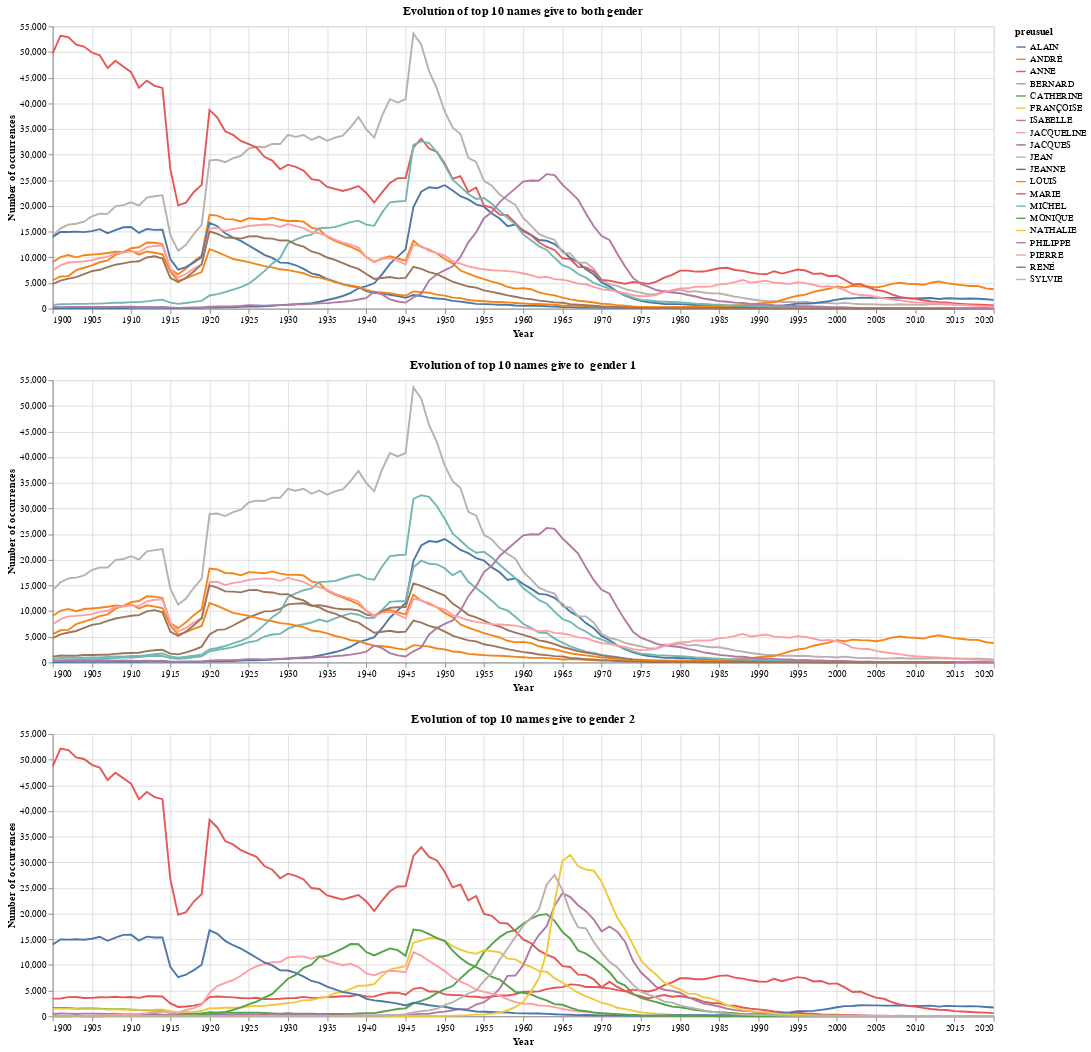

Notebook source saved alongside this figure:
### Markdown cell above
### Lets make a line plot on the 10 most popular names give to both gender ohter time, 10 most name give to gender 1 and 10 most of gender 2

### Code cell
area_both = alt.Chart(top10_both).mark_line().encode(
    alt.X("annais:T", title='Year'),
    alt.Y("nombre:Q", title='Number of occurrences'),
    color=alt.Color("preusuel:N", legend=alt.Legend(title="preusuel")),
    #opacity = alt.condition(single, alt.value(1.0), alt.value(0.5)),
    tooltip=[alt.Tooltip(field='preusuel', title="Name")],
).properties(width=1000, height=300, title='Evolution of top 10 names give to both gender')

area_1 = alt.Chart(top10_1).mark_line().encode(
    alt.X("annais:T", title='Year'),
    alt.Y("nombre:Q", title='Number of occurrences'),
    color=alt.Color("preusuel:N", legend=alt.Legend(title="preusuel")),
    #opacity = alt.condition(single, alt.value(1.0), alt.value(0.5)),
    tooltip=[alt.Tooltip(field='preusuel', title="Name")],
).properties(width=1000, height=300, title='Evolution of top 10 names give to  gender 1')

area_2 = alt.Chart(top10_2).mark_line().encode(
    alt.X("annais:T", title='Year'),
    alt.Y("nombre:Q", title='Number of occurrences'),
    color=alt.Color("preusuel:N", legend=alt.Legend(title="preusuel")),
    #opacity = alt.condition(single, alt.value(1.0), alt.value(0.5)),
    tooltip=[alt.Tooltip(field='preusuel', title="Name")],
).properties(width=1000, height=300, title='Evolution of top 10 names give to gender 2')

area_both&area_1&area_2

### Figure 1 — Vega-Lite specification as saved in the notebook (floating-point values rounded to 4 significant figures; data arrays with more than 128 entries replaced by an {"elided": "..."} marker saying what was removed)
{"config": {"view": {"continuousWidth": 300, "continuousHeight": 300}}, "vconcat": [{"data": {"name": "data-9391b1755a6dbec099c6729d4b6f503e"}, "mark": {"type": "line"}, "encoding": {"color": {"field": "preusuel", "legend": {"title": "preusuel"}, "type": "nominal"}, "tooltip": [{"field": "preusuel", "title": "Name"}], "x": {"field": "annais", "title": "Year", "type": "temporal"}, "y": {"field": "nombre", "title": "Number of occurrences", "type": "quantitative"}}, "height": 300, "title": "Evolution of top 10 names give to both gender", "width": 1000}, {"data": {"name": "data-91f7c80e5c1cddd454ca459b77f6e138"}, "mark": {"type": "line"}, "encoding": {"color": {"field": "preusuel", "legend": {"title": "preusuel"}, "type": "nominal"}, "tooltip": [{"field": "preusuel", "title": "Name"}], "x": {"field": "annais", "title": "Year", "type": "temporal"}, "y": {"field": "nombre", "title": "Number of occurrences", "type": "quantitative"}}, "height": 300, "title": "Evolution of top 10 names give to  gender 1", "width": 1000}, {"data": {"name": "data-14ac7e052925ad6b1faa9fc91b7cbf13"}, "mark": {"type": "line"}, "encoding": {"color": {"field": "preusuel", "legend": {"title": "preusuel"}, "type": "nominal"}, "tooltip": [{"field": "preusuel", "title": "Name"}], "x": {"field": "annais", "title": "Year", "type": "temporal"}, "y": {"field": "nombre", "title": "Number of occurrences", "type": "quantitative"}}, "height": 300, "title": "Evolution of top 10 names give to gender 2", "width": 1000}], "$schema": "https://vega.github.io/schema/vega-lite/v5.17.0.json", "datasets": {"data-9391b1755a6dbec099c6729d4b6f503e": {"elided": "1191 records"}, "data-91f7c80e5c1cddd454ca459b77f6e138": {"elided": "1180 records"}, "data-14ac7e052925ad6b1faa9fc91b7cbf13": {"elided": "1168 records"}}}
